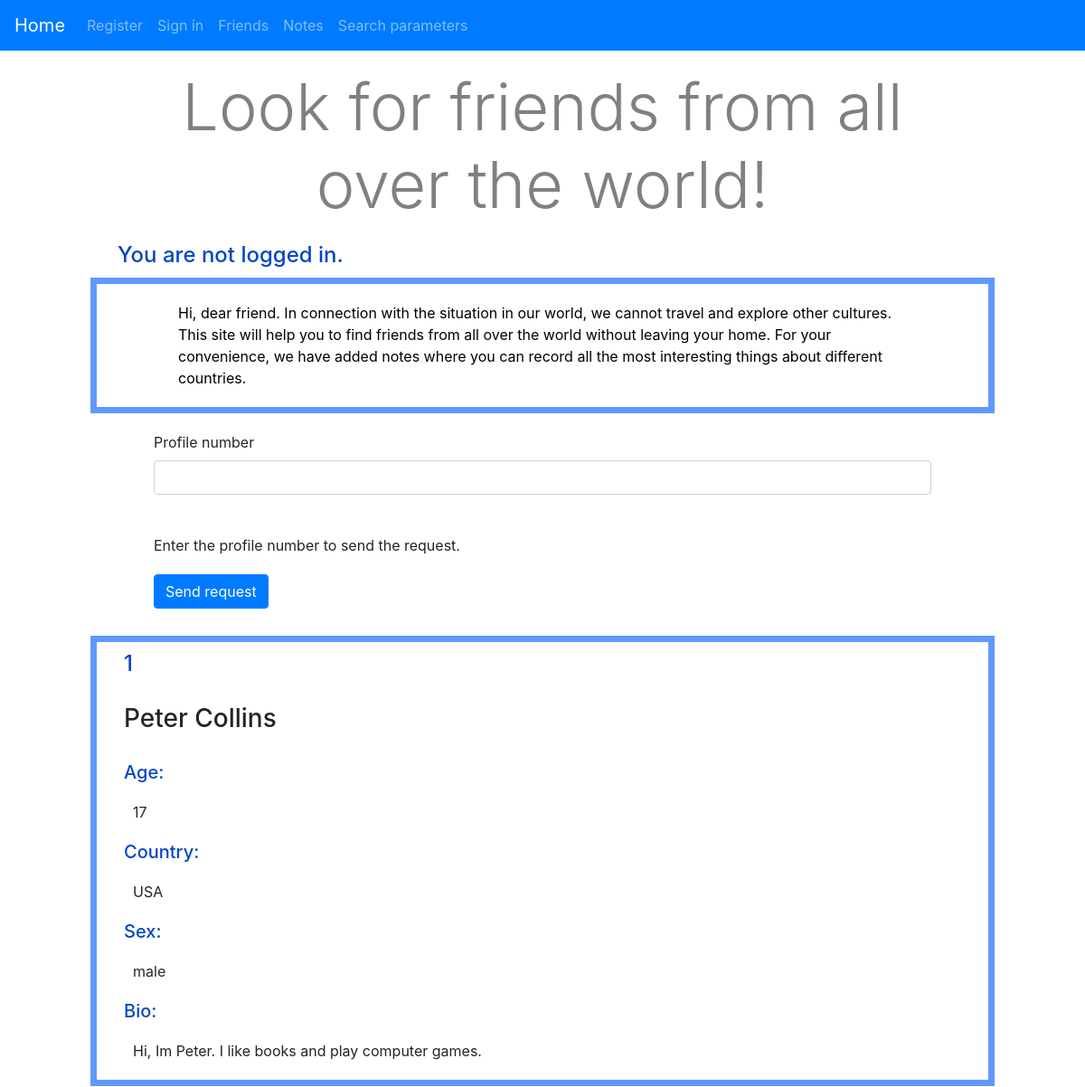
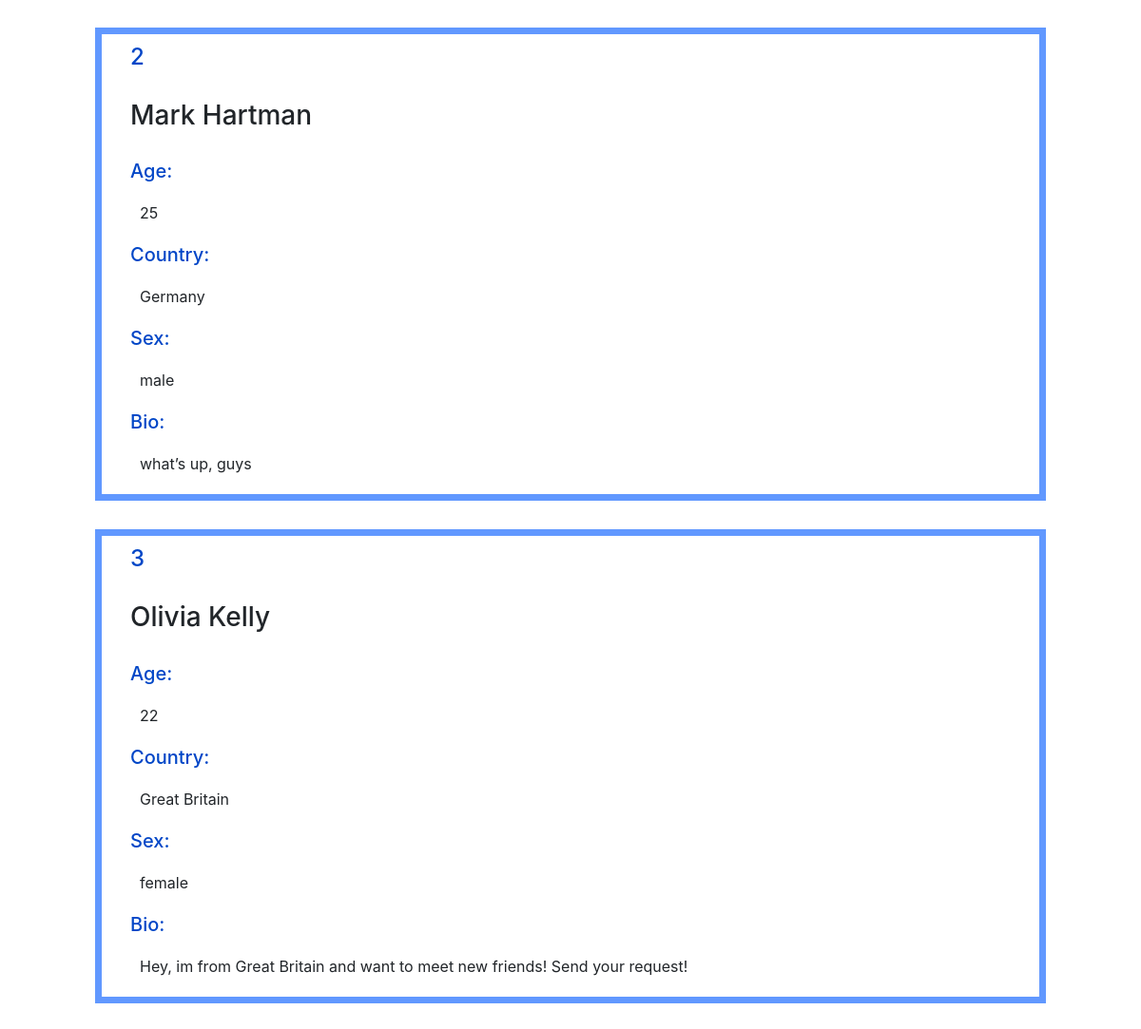
/index, run on the app's committed database (2 pictures, top to bottom).
### data/profiles.py (models this page shows)
class Profiles(SqlAlchemyBase):
    __tablename__ = 'profiles'
    id = sqlalchemy.Column(sqlalchemy.Integer,
                           primary_key=True, autoincrement=True)
    user_id = sqlalchemy.Column(sqlalchemy.Integer,
                                sqlalchemy.ForeignKey("users.id"))
    user = orm.relation('User')

### data/users.py (models this page shows)
class User(SqlAlchemyBase, UserMixin):
    __tablename__ = 'users'
    id = sqlalchemy.Column(sqlalchemy.Integer, primary_key=True, autoincrement=True)
    name = sqlalchemy.Column(sqlalchemy.String)
    surname = sqlalchemy.Column(sqlalchemy.String)
    age = sqlalchemy.Column(sqlalchemy.Integer)
    country = sqlalchemy.Column(sqlalchemy.String)
    sex = sqlalchemy.Column(sqlalchemy.String)
    password = sqlalchemy.Column(sqlalchemy.String)
    email = sqlalchemy.Column(sqlalchemy.String, unique=True)
    bio = sqlalchemy.Column(sqlalchemy.String)
    photo = sqlalchemy.Column(sqlalchemy.String)
    profiles = orm.relation("Profiles", back_populates='user')
    parameters = orm.relation("Parameter", back_populates='user')
    notes = orm.relation("Note", back_populates='user')

### main.py (the view, shortened to what this page needs)
@app.route('/', methods=['GET', 'POST'])
@app.route('/index', methods=['GET', 'POST'])
def index():
    form = RequestForm()
    if current_user.is_authenticated:  # проверим может ли быть установлен параметр поика
        parameter = session.query(parameters.Parameter).filter(parameters.Parameter.user_id == current_user.id).first()
    else:
        parameter = ''
    profiles_list = sort_profiles(parameter)  # получаем список анкет, подходящих под параметры
    return render_template('main.html', title='Home page',
                           profs=profiles_list, form=form)

### forms.py
class RequestForm(FlaskForm):
    profile_id = StringField('Profile number', validators=[DataRequired()])
    submit = SubmitField('Send request')

### main.py (called while the page is built, shortened)
def sort_profiles(parameter):  # сортируем анкеты по праметрам
    profiles_list_all = []
    profiles_list = []
    for profile in session.query(profiles.Profiles):
        profiles_list_all.append([profile, session.query(users.User).filter(
            users.User.id == profile.user_id).first()])  # получаем все анкеты
    if not parameter:  # если параметр сортировки не задан, то возвращаем полный список анкет
        return profiles_list_all

### templates/main.html (shortened to what this page needs)
{% extends "base.html" %}
{% block content %}
<div class='content1'>
    <p class="display-3" align="center" style='padding-top:50px; color:grey;'>Look for friends from all over the
        world!</p>
    {%if current_user.is_authenticated%}
    <h4>You sign in like {{current_user.name}} {{current_user.surname}}</h4>
    {% else %}
    <h4>You are not logged in.</h4>
    {% endif %}
    <div id='inform' style='border: 7px solid #6198ff; width: 1000px;'>
        <p style="padding:0 50px; color: black;">Hi, dear friend. In connection with the situation in our world, we
            cannot travel and explore other cultures. This site will help you to find friends from all over the world
            without leaving your home. For your convenience, we have added notes where you can record all the most
            interesting things about different countries.</p>
    </div>
    <div id="profiles">
        <form action="" method="post">
            <p>
                {{ form.profile_id.label }}<br>
                {{ form.profile_id(class="form-control", type="number") }}<br>
            </p>
            <p>Enter the profile number to send the request.</p>
            <p>{{ form.submit(type="submit", class="btn btn-primary") }}</p>
        </form>
        {% for i in profs: %}
        <div style='margin:30px 0;border: 7px solid #6198ff; width: 1000px;'>
            <h4>{{i[0].id}}</h4>
            <h3>{{i[1].name}} {{i[1].surname}}</h3>
            <h5>Age: </h5>
            <p>{{i[1].age}}</p>
            <h5>Country: </h5>
            <p>{{i[1].country}}</p>
            <h5>Sex: </h5>
            <p>{{i[1].sex}}</p>
            <h5>Bio: </h5>
            <p>{{i[1].bio}}</p>
        </div>
        {% endfor %}
    </div>
</div>
{% endblock %}

### templates/base.html (shortened to what this page needs)
<!DOCTYPE html>
<html lang="en">
<head>
    <link rel="stylesheet"
          href="https://stackpath.bootstrapcdn.com/bootstrap/4.4.1/css/bootstrap.min.css"
>
</head>
<body background="https://i.sunhome.ru/journal/179/zemlya-golubaya-planeta.orig.jpg">
<nav class="navbar navbar-expand-lg fixed-top bg-primary navbar-dark">
    <a class="navbar-brand" href="http://127.0.0.1:8080/">Home</a>
    <div class="collapse navbar-collapse " id="navbarSupportedContent">
        <ul class="navbar-nav mr-4">
            {% if current_user.is_authenticated %}
            <li class="nav-item">
                <a class="nav-link" href="http://127.0.0.1:8080/logout">Log out</a>
            </li>
            {% else %}
            <li class="nav-item">
                <a class="nav-link" href="http://127.0.0.1:8080/register">Register</a>
            </li>
            {% endif %}
            <li class="nav-item">
                <a class="nav-link " href="http://127.0.0.1:8080/login">Sign in</a>
            </li>
            <li class="nav-item">
                <a class="nav-link " href="http://127.0.0.1:8080/friends">Friends</a>
            </li>
            <li class="nav-item">
                <a class="nav-link " href="http://127.0.0.1:8080/notes">Notes</a>
            </li>
            <li class="nav-item">
                <a class="nav-link " href="http://127.0.0.1:8080/parameters">Search parameters</a>
            </li>
        </ul>
    </div>
</nav>
{% block content %}{% endblock %}
</body>
</html>

### templates/base.html (style rules this page uses)
div.content1 { margin:0 auto; width: 1000px; min-height: 750px; background-color: white; padding: 5px 0px; }

### templates/main.html (style rules this page uses)
h5 { color: #0046c7; margin: 0 30px; }
p { margin: 20px 40px; }
form { margin: 20px 30px; }
h3 { margin: 30px 30px; }
h4 { color: #0046c7; margin: 10px 30px; }

### data on the page
Profiles: id "1", name "Peter", surname "Collins", age "17", country "USA", sex "male", bio "Hi, Im Peter. I like books and play computer games."
Profiles: id "2", name "Mark", surname "Hartman", age "25", country "Germany", sex "male", bio "what’s up, guys"
Profiles: id "3", name "Olivia", surname "Kelly", age "22", country "Great Britain", sex "female", bio "Hey, im from Great Britain and want to meet new friends! Send your request!"
